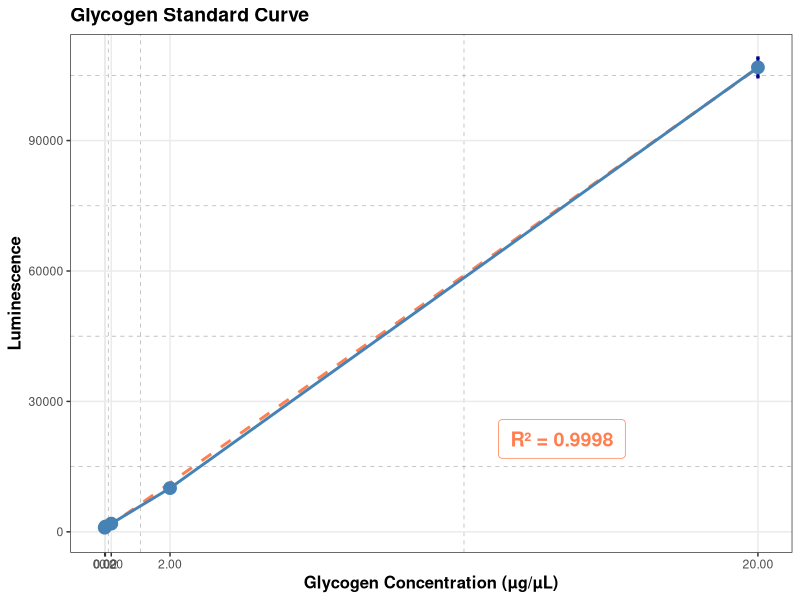
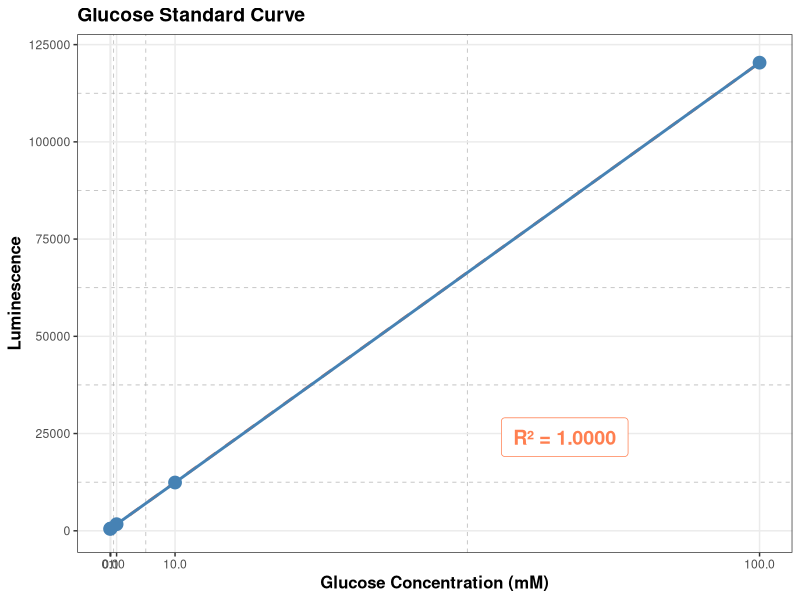
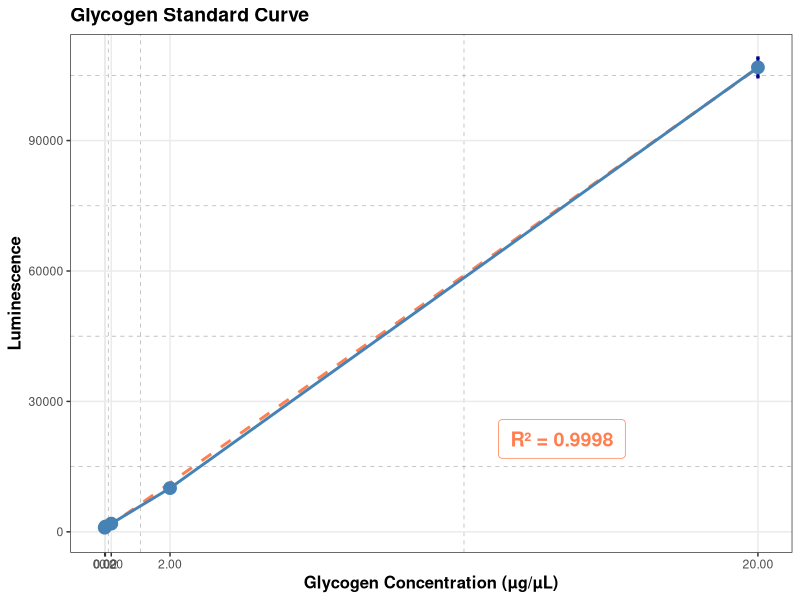
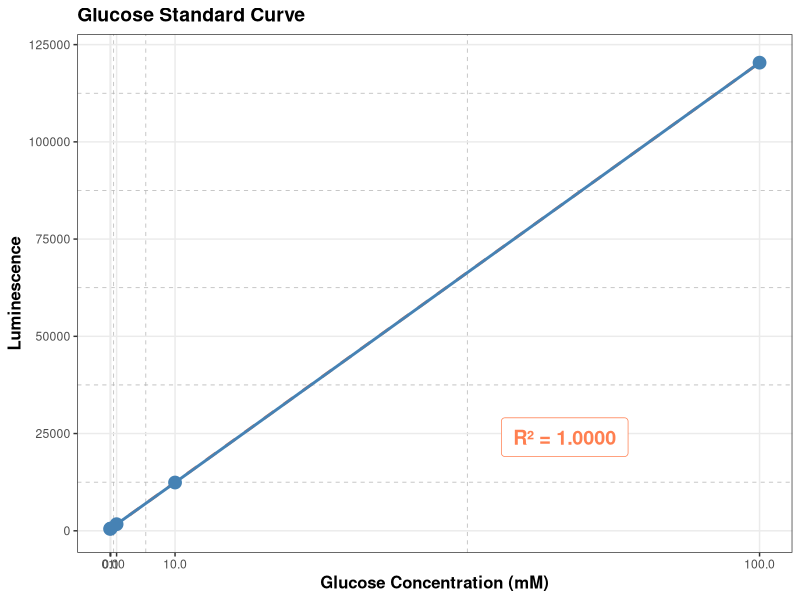

Reproduce these figures in R, in order.
## ---- chunk 1
library(ggplot2)

# Glycogen standard curve data from rows E, F, G, columns 1-5
# Concentrations in ug/uL
concentrations <- c(20, 2, 0.2, 0.02, 0)

# Luminescence values for each replicate
row_E <- c(107660, 9963, 1968, 1277, 1164)
row_F <- c(110174, 10220, 1875, 1256, 737)
row_G <- c(102674, 10001, 1815, 1126, 963)

# Calculate mean and standard error for each concentration
means <- numeric(5)
std_errors <- numeric(5)
std_devs <- numeric(5)

for (i in 1:5) {
  values <- c(row_E[i], row_F[i], row_G[i])
  means[i] <- mean(values)
  std_devs[i] <- sd(values)
  std_errors[i] <- sd(values) / sqrt(length(values))
}

# Create data frame for plotting
summary_data <- data.frame(
  concentration = concentrations,
  mean_luminescence = means,
  se = std_errors,
  sd = std_devs,
  cv = (std_devs / means) * 100
)

# Calculate linear regression and R-squared
lm_model <- lm(mean_luminescence ~ concentration, data = summary_data)
r_squared <- summary(lm_model)$r.squared

# Create the plot
plot <- ggplot(summary_data, aes(x = concentration, y = mean_luminescence)) +
  geom_smooth(method = "lm", se = FALSE, linetype = "dashed", 
              color = "coral", linewidth = 1) +
  geom_errorbar(aes(ymin = mean_luminescence - se, ymax = mean_luminescence + se),
                width = 0.1, linewidth = 1, color = "darkblue") +
  geom_line(color = "steelblue", linewidth = 1) +
  geom_point(color = "steelblue", size = 4) +
  annotate("label", x = max(summary_data$concentration) * 0.7, 
           y = max(summary_data$mean_luminescence) * 0.2,
           label = sprintf("R² = %.4f", r_squared),
           size = 5, fontface = "bold", fill = "white", 
           color = "coral", label.padding = unit(0.5, "lines")) +
  labs(
    title = "Glycogen Standard Curve",
    x = "Glycogen Concentration (µg/µL)",
    y = "Luminescence"
  ) +
  scale_x_continuous(breaks = concentrations) +
  theme_bw() +
  theme(
    plot.title = element_text(size = 14, face = "bold"),
    axis.title = element_text(size = 12, face = "bold"),
    panel.grid.minor = element_line(linetype = "dashed", color = "grey70")
  )

# Save the plot
ggsave("glycogen_standard_curve.png", plot, width = 10, height = 6, dpi = 300)

# Display the plot
plot

# Print summary statistics
cat("Glycogen Standard Curve Summary:\n")
cat(rep("=", 50), "\n", sep = "")
for (i in 1:nrow(summary_data)) {
  cat(sprintf("Concentration: %g µg/µL\n", summary_data$concentration[i]))
  cat(sprintf("  Mean Luminescence: %.2f\n", summary_data$mean_luminescence[i]))
  cat(sprintf("  Standard Error: %.2f\n", summary_data$se[i]))
  cat(sprintf("  CV%%: %.2f%%\n\n", summary_data$cv[i]))
}
## ---- chunk 2
library(ggplot2)

# Glucose standard curve data from rows E, F, G, columns 8-12
# Concentrations in mM
concentrations_glu <- c(100, 10, 1, 0.1, 0)

# Luminescence values for each replicate
row_E_glu <- c(117932, 12389, 1703, 673, 606)
row_F_glu <- c(122103, 12418, 1748, 638, 499)
row_G_glu <- c(121056, 12415, 1629, 480, 356)

# Calculate mean and standard error for each concentration
means_glu <- numeric(5)
std_errors_glu <- numeric(5)
std_devs_glu <- numeric(5)

for (i in 1:5) {
  values <- c(row_E_glu[i], row_F_glu[i], row_G_glu[i])
  means_glu[i] <- mean(values)
  std_devs_glu[i] <- sd(values)
  std_errors_glu[i] <- sd(values) / sqrt(length(values))
}

# Create data frame for plotting
summary_data_glu <- data.frame(
  concentration = concentrations_glu,
  mean_luminescence = means_glu,
  se = std_errors_glu,
  sd = std_devs_glu,
  cv = (std_devs_glu / means_glu) * 100
)

# Calculate linear regression and R-squared
lm_model_glu <- lm(mean_luminescence ~ concentration, data = summary_data_glu)
r_squared_glu <- summary(lm_model_glu)$r.squared

# Create the plot
plot_glu <- ggplot(summary_data_glu, aes(x = concentration, y = mean_luminescence)) +
  geom_smooth(method = "lm", se = FALSE, linetype = "dashed", 
              color = "coral", linewidth = 1) +
  geom_errorbar(aes(ymin = mean_luminescence - se, ymax = mean_luminescence + se),
                width = 0.1, linewidth = 1, color = "darkblue") +
  geom_line(color = "steelblue", linewidth = 1) +
  geom_point(color = "steelblue", size = 4) +
  annotate("label", x = max(summary_data_glu$concentration) * 0.7, 
           y = max(summary_data_glu$mean_luminescence) * 0.2,
           label = sprintf("R² = %.4f", r_squared_glu),
           size = 5, fontface = "bold", fill = "white", 
           color = "coral", label.padding = unit(0.5, "lines")) +
  labs(
    title = "Glucose Standard Curve",
    x = "Glucose Concentration (mM)",
    y = "Luminescence"
  ) +
  scale_x_continuous(breaks = concentrations_glu) +
  theme_bw() +
  theme(
    plot.title = element_text(size = 14, face = "bold"),
    axis.title = element_text(size = 12, face = "bold"),
    panel.grid.minor = element_line(linetype = "dashed", color = "grey70")
  )

# Save the plot
ggsave("glucose-std-curve.png", plot_glu, width = 10, height = 6, dpi = 300)

# Display the plot
plot_glu

# Print summary statistics
cat("Glucose Standard Curve Summary:\n")
cat(rep("=", 50), "\n", sep = "")
for (i in 1:nrow(summary_data_glu)) {
  cat(sprintf("Concentration: %g mM\n", summary_data_glu$concentration[i]))
  cat(sprintf("  Mean Luminescence: %.2f\n", summary_data_glu$mean_luminescence[i]))
  cat(sprintf("  Standard Error: %.2f\n", summary_data_glu$se[i]))
  cat(sprintf("  CV%%: %.2f%%\n\n", summary_data_glu$cv[i]))
}
